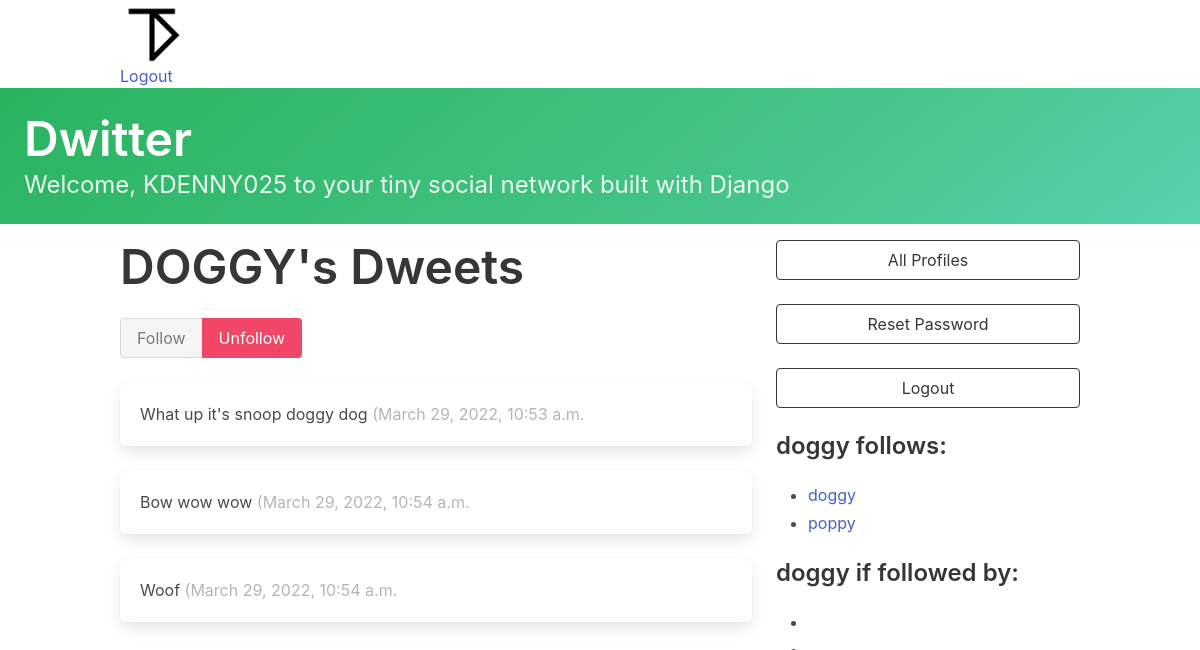
Screenshot of /profile/1 (signed in) with the database file from the repository.
### dwitter/models.py (models this page shows, shortened)
class Profile(models.Model):
    user = models.OneToOneField(User, on_delete=models.CASCADE)
    follows = models.ManyToManyField(
        "self",
        related_name="followed_by",
        symmetrical=False,
        blank=True
    )
    def __str__(self):
        return self.user.username

class Dweet(models.Model):
    user = models.ForeignKey(
        User, related_name="dweets", on_delete=models.DO_NOTHING
    )
    body = models.CharField(max_length=140)
    created_at = models.DateTimeField(auto_now_add=True)

### dwitter/views.py (the view, shortened to what this page needs)
# urls.py: path('profile/<int:pk>', profile, name="profile"),
def profile(request, pk):
    if not hasattr(request.user, 'profile'):
        missing_profile = Profile(user=request.user)
        missing_profile.save()
    profile = Profile.objects.get(pk=pk)
    return render(request, "dwitter/profile.html", {"profile": profile})

### dwitter/templates/dwitter/profile.html (shortened to what this page needs)
{%  extends 'base.html' %}
{% block content %}
<div class="column">
        <div class="block">
            <h1 class="title is-1">
                {{ profile.user.username|upper }}'s Dweets
            </h1>
        <form method="post">
            <div class="buttons has-addons">
                {% if profile in user.profile.follows.all %}
                    <button class="button is-success is-static">Follow</button>
                    <button class="button is-danger" name="follow" value="unfollow">
                        Unfollow
                    </button>
                {% else %}
                    <button class="button is-success" name="follow" value="follow">
                        Follow
                    </button>
                    <button class="button is-danger is-static">Unfollow</button>
                {% endif %}
            </div>
        </form>
        </div>
    <div class="content">
    {% for dweet in profile.user.dweets.all %}
        <div class="box">
            {{ dweet.body }}
            <span class="is-small has-text-grey-light">
                ({{ dweet.created_at }}
            </span>
        </div>
    {% endfor %}
    </div>
</div>
<div class="column is-one-third">
    <div class="block">
        <a href="{% url 'dwitter:profile_list' %}">
            <button class="button is-dark is-outlined is-fullwidth">
                All Profiles
            </button>
        </a>
    </div>
    <div class="block">
        <a href="{% url 'dwitter:password_change'  %} ">
            <button class="button is-dark is-outlined is-fullwidth">
                Reset Password
            </button>
        </a>
    </div>
    <div class="block">
        <a href="{% url 'dwitter:logout'  %} ">
            <button class="button is-dark is-outlined is-fullwidth">
                Logout
            </button>
        </a>
    </div>
    <div class="block">
        <h3 class="title is-4">
            {{ profile.user.username }} follows:
        </h3>
        <div class="content">
            <ul>
            {% for following in profile.follows.all %}
                <li>
                    <a href="{% url 'dwitter:profile' following.id %}">
                        {{ following }}
                    </a>
                </li>
            {% endfor %}
            </ul>
        </div>
    </div>
    <div class="block">
        <h3 class="title is-4">
            {{ profile.user.username }} if followed by:
        </h3>
        <div class="content">
            <ul>
                {% for followers in profile.followed_by.all %}
                    <li>
                    </li>
                {% endfor %}
            </ul>
        </div>
    </div>
</div>
{% endblock content %}

### dwitter/templates/base.html (shortened to what this page needs)
<!DOCTYPE html>
<html lang="en">
<head>
    <link rel="stylesheet"
          href="https://cdn.jsdelivr.net/npm/bulma@0.9.3/css/bulma.min.css">
</head>
<body>
    <div class = "container">
        <span class = "logo">
            <span class="media-left image is-64x64">
                    {% load static %}
                    <img src="{% static 'media/Data_Team_Logo_Small.png' %}">
            </span>
            <div class="block">
                {% if user.is_authenticated %}
                    <a href="{% url 'dwitter:logout' %}">Logout</a>
                {% else %}
                    <a href="{% url 'dwitter:login' %}">Login</a>
                {% endif %}
            </div>
        </span>
    </div>
    <a href="{%  url 'dwitter:dashboard' %} ">
    <section class="hero is-small is-success is-bold mb-4">
        <div class="hero-body">
            <h1 class="title is-1">Dwitter</h1>
            <p class="subtitle is-4">
                Welcome, {{ user.username|upper }} to your tiny social network built with Django
            </p>
        </div>
    </section>
    </a>
    <div class="container">
        <div class="columns is-centered">
            {% block content %}
            {% endblock content %}
        </div>
    </div>
</body>
</html>

### rows the page displays
Profile: user.username "DOGGY", user.username "doggy"
Dweet: body "What up it's snoop doggy dog", created_at "March 29, 2022, 10:53 a.m."
Dweet: body "Bow wow wow", created_at "March 29, 2022, 10:54 a.m."
Dweet: body "Woof", created_at "March 29, 2022, 10:54 a.m."
Profile: user.username "poppy"

### other values shown
{{ user.username|upper }} "KDENNY025"
